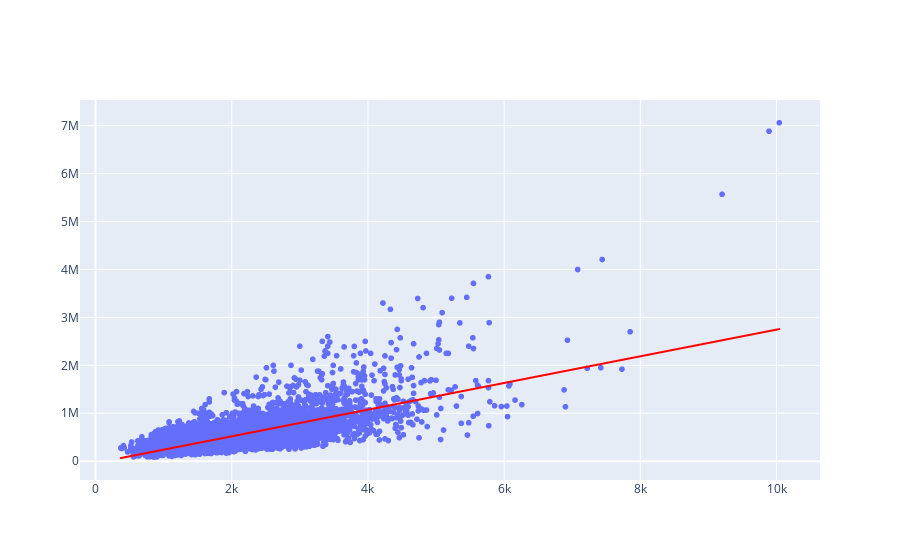

Here is the notebook cell this chart was saved with:
### Code cell
grafico1 = px.scatter(x=x_casas_teste.ravel(), y=y_casas_teste)
grafico2 = px.line(x=x_casas_teste.ravel(), y=previsoes_teste)
grafico2.data[0].line.color = 'red'
grafico3 = go.Figure(data=grafico1.data + grafico2.data)
grafico3.show()

### Figure 1 — Plotly figure (JSON) as saved in the notebook; plotly's stock layout.template omitted (floating-point values rounded to 4 significant figures; data arrays with more than 128 entries replaced by an {"elided": "..."} marker saying what was removed)
{"data": [{"hovertemplate": "x=%{x}<br>y=%{y}<extra></extra>", "legendgroup": "", "marker": {"color": "#636efa", "symbol": "circle"}, "mode": "markers", "name": "", "showlegend": false, "type": "scattergl", "x": {"elided": "6484 int values"}, "xaxis": "x", "y": {"elided": "6484 float values"}, "yaxis": "y"}, {"hovertemplate": "x=%{x}<br>y=%{y}<extra></extra>", "legendgroup": "", "line": {"color": "red", "dash": "solid"}, "marker": {"symbol": "circle"}, "mode": "lines", "name": "", "showlegend": false, "type": "scattergl", "x": {"elided": "6484 int values"}, "xaxis": "x", "y": {"elided": "6484 float values"}, "yaxis": "y"}], "layout": {}}
